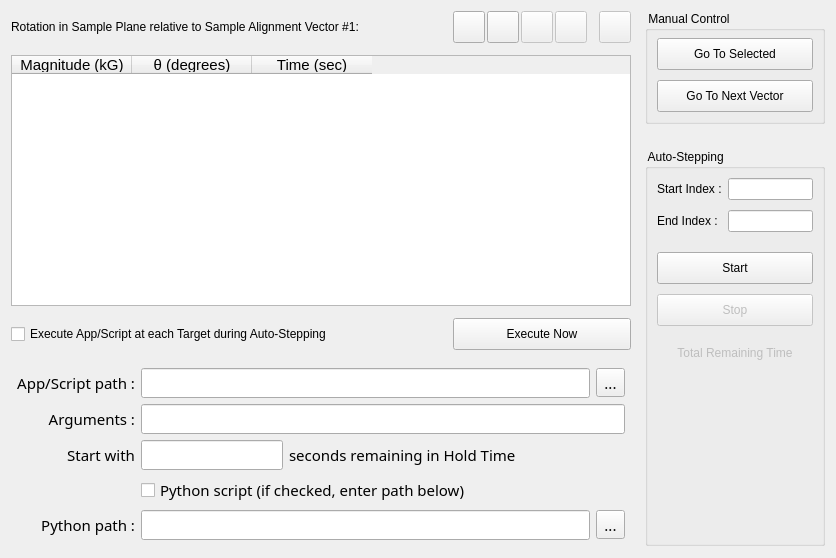
      <widget class="QWidget" name="rotationTab">
       <attribute name="title">
        <string>Polar Rotation in Sample Alignment Plane</string>
       </attribute>
       <layout class="QGridLayout" name="rotationTabLayout">
        <property name="bottomMargin">
         <number>12</number>
        </property>
        <property name="horizontalSpacing">
         <number>14</number>
        </property>
        <property name="verticalSpacing">
         <number>12</number>
        </property>
        <item row="0" column="3">
         <widget class="QFrame" name="polarRowEditFrame">
          <property name="minimumSize">
           <size>
            <width>0</width>
            <height>32</height>
           </size>
          </property>
          <property name="frameShape">
           <enum>QFrame::NoFrame</enum>
          </property>
          <property name="frameShadow">
           <enum>QFrame::Raised</enum>
          </property>
          <property name="lineWidth">
           <number>0</number>
          </property>
          <layout class="QHBoxLayout" name="polarRowEditHorizontalLayout">
           <property name="spacing">
            <number>2</number>
           </property>
           <property name="leftMargin">
            <number>0</number>
           </property>
           <property name="topMargin">
            <number>0</number>
           </property>
           <property name="rightMargin">
            <number>0</number>
           </property>
           <property name="bottomMargin">
            <number>0</number>
           </property>
           <item>
            <widget class="QToolButton" name="polarAddRowAboveToolButton">
             <property name="enabled">
              <bool>true</bool>
             </property>
             <property name="minimumSize">
              <size>
               <width>32</width>
               <height>32</height>
              </size>
             </property>
             <property name="toolTip">
              <string>Add Row Above</string>
             </property>
             <property name="text">
              <string/>
             </property>
             <property name="icon">
              <iconset>
               <normalon>:/multiaxis/Resources/insert-above.png</normalon>
              </iconset>
             </property>
             <property name="iconSize">
              <size>
               <width>24</width>
               <height>24</height>
              </size>
             </property>
            </widget>
           </item>
           <item>
            <widget class="QToolButton" name="polarAddRowBelowToolButton">
             <property name="enabled">
              <bool>true</bool>
             </property>
             <property name="minimumSize">
              <size>
               <width>32</width>
               <height>32</height>
              </size>
             </property>
             <property name="toolTip">
              <string>Add Row Below</string>
             </property>
             <property name="text">
              <string/>
             </property>
             <property name="icon">
              <iconset resource="multiaxisoperation.qrc">
               <normaloff>:/multiaxis/Resources/insert-below.png</normaloff>:/multiaxis/Resources/insert-below.png</iconset>
             </property>
             <property name="iconSize">
              <size>
               <width>24</width>
               <height>24</height>
              </size>
             </property>
            </widget>
           </item>
           <item>
            <widget class="QToolButton" name="polarRemoveRowToolButton">
             <property name="enabled">
              <bool>false</bool>
             </property>
             <property name="minimumSize">
              <size>
               <width>32</width>
               <height>32</height>
              </size>
             </property>
             <property name="toolTip">
              <string>Delete Row</string>
             </property>
             <property name="text">
              <string/>
             </property>
             <property name="icon">
              <iconset resource="multiaxisoperation.qrc">
               <normaloff>:/multiaxis/Resources/delete-row.png</normaloff>:/multiaxis/Resources/delete-row.png</iconset>
             </property>
             <property name="iconSize">
              <size>
               <width>24</width>
               <height>24</height>
              </size>
             </property>
            </widget>
           </item>
           <item>
            <widget class="QToolButton" name="polarTableClearToolButton">
             <property name="enabled">
              <bool>false</bool>
             </property>
             <property name="minimumSize">
              <size>
               <width>32</width>
               <height>32</height>
              </size>
             </property>
             <property name="toolTip">
              <string>Clear Table</string>
             </property>
             <property name="text">
              <string/>
             </property>
             <property name="icon">
              <iconset resource="multiaxisoperation.qrc">
               <normaloff>:/multiaxis/Resources/erase-table.png</normaloff>:/multiaxis/Resources/erase-table.png</iconset>
             </property>
             <property name="iconSize">
              <size>
               <width>24</width>
               <height>24</height>
              </size>
             </property>
            </widget>
           </item>
           <item>
            <spacer name="polarToolBarSpacer">
             <property name="orientation">
              <enum>Qt::Horizontal</enum>
             </property>
             <property name="sizeType">
              <enum>QSizePolicy::Fixed</enum>
             </property>
             <property name="sizeHint" stdset="0">
              <size>
               <width>10</width>
               <height>20</height>
              </size>
             </property>
            </spacer>
           </item>
           <item>
            <widget class="QToolButton" name="polarPswitchToggleToolButton">
             <property name="enabled">
              <bool>false</bool>
             </property>
             <property name="minimumSize">
              <size>
               <width>32</width>
               <height>32</height>
              </size>
             </property>
             <property name="toolTip">
              <string>Toggle Persistence for All Entries</string>
             </property>
             <property name="text">
              <string/>
             </property>
             <property name="icon">
              <iconset resource="multiaxisoperation.qrc">
               <normaloff>:/multiaxis/Resources/pswitch.png</normaloff>:/multiaxis/Resources/pswitch.png</iconset>
             </property>
             <property name="iconSize">
              <size>
               <width>24</width>
               <height>24</height>
              </size>
             </property>
            </widget>
           </item>
          </layout>
         </widget>
        </item>
        <item row="0" column="4" rowspan="4">
         <widget class="QFrame" name="polarControlFrame">
          <property name="maximumSize">
           <size>
            <width>180</width>
            <height>16777215</height>
           </size>
          </property>
          <property name="frameShape">
           <enum>QFrame::NoFrame</enum>
          </property>
          <property name="frameShadow">
           <enum>QFrame::Raised</enum>
          </property>
          <property name="lineWidth">
           <number>0</number>
          </property>
          <layout class="QVBoxLayout" name="polarControlLayout">
           <property name="spacing">
            <number>25</number>
           </property>
           <property name="leftMargin">
            <number>0</number>
           </property>
           <property name="topMargin">
            <number>0</number>
           </property>
           <property name="rightMargin">
            <number>0</number>
           </property>
           <property name="bottomMargin">
            <number>0</number>
           </property>
           <item>
            <widget class="QGroupBox" name="manualPolarControlGroupBox">
             <property name="title">
              <string> Manual Control </string>
             </property>
             <layout class="QVBoxLayout" name="manualControlLayout_2">
              <property name="spacing">
               <number>10</number>
              </property>
              <property name="topMargin">
               <number>7</number>
              </property>
              <item>
               <widget class="QPushButton" name="goToSelectedButtonPolar">
                <property name="minimumSize">
                 <size>
                  <width>0</width>
                  <height>32</height>
                 </size>
                </property>
                <property name="toolTip">
                 <string>Goes to first row in selection</string>
                </property>
                <property name="text">
                 <string>Go To Selected</string>
                </property>
               </widget>
              </item>
              <item>
               <widget class="QPushButton" name="goToNextVectorButtonPolar">
                <property name="minimumSize">
                 <size>
                  <width>150</width>
                  <height>32</height>
                 </size>
                </property>
                <property name="maximumSize">
                 <size>
                  <width>16777215</width>
                  <height>16777215</height>
                 </size>
                </property>
                <property name="toolTip">
                 <string>Goes to next vector in table</string>
                </property>
                <property name="text">
                 <string>Go To Next Vector</string>
                </property>
               </widget>
              </item>
             </layout>
            </widget>
           </item>
           <item>
            <widget class="QGroupBox" name="autoStepGroupBoxPolar">
             <property name="title">
              <string> Auto-Stepping </string>
             </property>
             <layout class="QGridLayout" name="polarAutostepLayout">
              <property name="topMargin">
               <number>9</number>
              </property>
              <property name="verticalSpacing">
               <number>10</number>
              </property>
              <item row="0" column="0">
               <widget class="QLabel" name="startIndexLabelPolar">
                <property name="text">
                 <string>Start Index :</string>
                </property>
               </widget>
              </item>
              <item row="1" column="1">
               <widget class="QLineEdit" name="endIndexEditPolar"/>
              </item>
              <item row="4" column="0" colspan="2">
               <widget class="QPushButton" name="autostepStartButtonPolar">
                <property name="minimumSize">
                 <size>
                  <width>0</width>
                  <height>32</height>
                 </size>
                </property>
                <property name="text">
                 <string>Start</string>
                </property>
               </widget>
              </item>
              <item row="2" column="1">
               <spacer name="verticalSpacer_3">
                <property name="orientation">
                 <enum>Qt::Vertical</enum>
                </property>
                <property name="sizeType">
                 <enum>QSizePolicy::Preferred</enum>
                </property>
                <property name="sizeHint" stdset="0">
                 <size>
                  <width>20</width>
                  <height>10</height>
                 </size>
                </property>
               </spacer>
              </item>
              <item row="9" column="1">
               <spacer name="verticalSpacer_4">
                <property name="orientation">
                 <enum>Qt::Vertical</enum>
                </property>
                <property name="sizeType">
                 <enum>QSizePolicy::Expanding</enum>
                </property>
                <property name="sizeHint" stdset="0">
                 <size>
                  <width>20</width>
                  <height>150</height>
                 </size>
                </property>
               </spacer>
              </item>
              <item row="1" column="0">
               <widget class="QLabel" name="endIndexLabelPolar">
                <property name="text">
                 <string>End Index :</string>
                </property>
               </widget>
              </item>
              <item row="0" column="1">
               <widget class="QLineEdit" name="startIndexEditPolar"/>
              </item>
              <item row="5" column="0" colspan="2">
               <widget class="QPushButton" name="autostartStopButtonPolar">
                <property name="enabled">
                 <bool>false</bool>
                </property>
                <property name="minimumSize">
                 <size>
                  <width>0</width>
                  <height>32</height>
                 </size>
                </property>
                <property name="text">
                 <string>Stop</string>
                </property>
               </widget>
              </item>
              <item row="8" column="0" colspan="2">
               <widget class="QLabel" name="polarRemainingTimeValue">
                <property name="enabled">
                 <bool>false</bool>
                </property>
                <property name="text">
                 <string/>
                </property>
                <property name="alignment">
                 <set>Qt::AlignCenter</set>
                </property>
               </widget>
              </item>
              <item row="7" column="0" colspan="2">
               <widget class="QLabel" name="polarRemainingTimeLabel">
                <property name="enabled">
                 <bool>false</bool>
                </property>
                <property name="text">
                 <string>Total Remaining Time</string>
                </property>
                <property name="alignment">
                 <set>Qt::AlignCenter</set>
                </property>
               </widget>
              </item>
              <item row="6" column="1">
               <spacer name="verticalSpacer_6">
                <property name="orientation">
                 <enum>Qt::Vertical</enum>
                </property>
                <property name="sizeType">
                 <enum>QSizePolicy::Preferred</enum>
                </property>
                <property name="sizeHint" stdset="0">
                 <size>
                  <width>20</width>
                  <height>10</height>
                 </size>
                </property>
               </spacer>
              </item>
             </layout>
            </widget>
           </item>
          </layout>
         </widget>
        </item>
        <item row="1" column="0" colspan="4">
         <widget class="QTableWidgetWithCopyPaste" name="polarTableWidget">
          <property name="font">
           <font>
            <family>.SF NS</family>
            <pointsize>11</pointsize>
            <weight>50</weight>
            <bold>false</bold>
           </font>
          </property>
          <property name="sizeAdjustPolicy">
           <enum>QAbstractScrollArea::AdjustToContents</enum>
          </property>
          <property name="alternatingRowColors">
           <bool>false</bool>
          </property>
          <property name="selectionMode">
           <enum>QAbstractItemView::SingleSelection</enum>
          </property>
          <property name="selectionBehavior">
           <enum>QAbstractItemView::SelectRows</enum>
          </property>
          <property name="gridStyle">
           <enum>Qt::SolidLine</enum>
          </property>
          <property name="wordWrap">
           <bool>false</bool>
          </property>
          <attribute name="horizontalHeaderMinimumSectionSize">
           <number>80</number>
          </attribute>
          <attribute name="horizontalHeaderDefaultSectionSize">
           <number>120</number>
          </attribute>
          <attribute name="verticalHeaderMinimumSectionSize">
           <number>24</number>
          </attribute>
          <attribute name="verticalHeaderDefaultSectionSize">
           <number>26</number>
          </attribute>
          <column>
           <property name="text">
            <string>Magnitude (kG)</string>
           </property>
           <property name="font">
            <font>
             <family>Segoe UI</family>
            </font>
           </property>
          </column>
          <column>
           <property name="text">
            <string>θ (degrees)</string>
           </property>
           <property name="font">
            <font>
             <family>Segoe UI</family>
            </font>
           </property>
          </column>
          <column>
           <property name="text">
            <string>Time (sec)</string>
           </property>
           <property name="font">
            <font>
             <family>Segoe UI</family>
            </font>
           </property>
          </column>
         </widget>
        </item>
        <item row="2" column="0">
         <widget class="QCheckBox" name="executePolarCheckBox">
          <property name="minimumSize">
           <size>
            <width>0</width>
            <height>20</height>
           </size>
          </property>
          <property name="maximumSize">
           <size>
            <width>16777215</width>
            <height>20</height>
           </size>
          </property>
          <property name="toolTip">
           <string>Launches the specified app or script in the background at each table target</string>
          </property>
          <property name="text">
           <string>Execute App/Script at each Target during Auto-Stepping</string>
          </property>
         </widget>
        </item>
        <item row="2" column="1">
         <spacer name="horizontalSpacer_9">
          <property name="orientation">
           <enum>Qt::Horizontal</enum>
          </property>
          <property name="sizeType">
           <enum>QSizePolicy::Preferred</enum>
          </property>
          <property name="sizeHint" stdset="0">
           <size>
            <width>79</width>
            <height>21</height>
           </size>
          </property>
         </spacer>
        </item>
        <item row="3" column="0" colspan="4">
         <widget class="QFrame" name="polarAppFrame">
          <property name="sizePolicy">
           <sizepolicy hsizetype="Preferred" vsizetype="Fixed">
            <horstretch>0</horstretch>
            <verstretch>0</verstretch>
           </sizepolicy>
          </property>
          <property name="minimumSize">
           <size>
            <width>0</width>
            <height>0</height>
           </size>
          </property>
          <property name="font">
           <font>
            <family>.SF NS</family>
            <pointsize>11</pointsize>
            <weight>50</weight>
            <bold>false</bold>
           </font>
          </property>
          <property name="frameShape">
           <enum>QFrame::NoFrame</enum>
          </property>
          <property name="frameShadow">
           <enum>QFrame::Plain</enum>
          </property>
          <layout class="QGridLayout" name="appLayout_2">
           <property name="leftMargin">
            <number>6</number>
           </property>
           <property name="topMargin">
            <number>6</number>
           </property>
           <property name="rightMargin">
            <number>6</number>
           </property>
           <property name="bottomMargin">
            <number>6</number>
           </property>
           <item row="1" column="4">
            <widget class="QToolButton" name="polarAppLocationButton">
             <property name="font">
              <font>
               <family>.SF NS</family>
               <pointsize>11</pointsize>
               <weight>50</weight>
               <bold>false</bold>
              </font>
             </property>
             <property name="toolTip">
              <string>Browse for location...</string>
             </property>
             <property name="text">
              <string>...</string>
             </property>
            </widget>
           </item>
           <item row="5" column="4">
            <widget class="QToolButton" name="polarPythonLocationButton">
             <property name="font">
              <font>
               <family>.SF NS</family>
               <pointsize>11</pointsize>
               <weight>50</weight>
               <bold>false</bold>
              </font>
             </property>
             <property name="toolTip">
              <string>Browse for Python location...</string>
             </property>
             <property name="text">
              <string>...</string>
             </property>
            </widget>
           </item>
           <item row="1" column="0">
            <widget class="QLabel" name="polarAppLocationLabel">
             <property name="font">
              <font>
               <family>.SF NS</family>
               <pointsize>11</pointsize>
               <weight>50</weight>
               <bold>false</bold>
              </font>
             </property>
             <property name="text">
              <string>App/Script path :</string>
             </property>
             <property name="alignment">
              <set>Qt::AlignRight|Qt::AlignTrailing|Qt::AlignVCenter</set>
             </property>
            </widget>
           </item>
           <item row="3" column="4">
            <spacer name="horizontalSpacer_10">
             <property name="orientation">
              <enum>Qt::Horizontal</enum>
             </property>
             <property name="sizeType">
              <enum>QSizePolicy::Minimum</enum>
             </property>
             <property name="sizeHint" stdset="0">
              <size>
               <width>10</width>
               <height>20</height>
              </size>
             </property>
            </spacer>
           </item>
           <item row="3" column="2">
            <widget class="QLabel" name="polarAppStartLabel2">
             <property name="font">
              <font>
               <family>.SF NS</family>
               <pointsize>11</pointsize>
               <weight>50</weight>
               <bold>false</bold>
              </font>
             </property>
             <property name="text">
              <string>seconds remaining in Hold Time</string>
             </property>
            </widget>
           </item>
           <item row="3" column="0">
            <widget class="QLabel" name="polarAppStartLabel1">
             <property name="font">
              <font>
               <family>.SF NS</family>
               <pointsize>11</pointsize>
               <weight>50</weight>
               <bold>false</bold>
              </font>
             </property>
             <property name="text">
              <string>Start with</string>
             </property>
             <property name="alignment">
              <set>Qt::AlignRight|Qt::AlignTrailing|Qt::AlignVCenter</set>
             </property>
            </widget>
           </item>
           <item row="5" column="0">
            <widget class="QLabel" name="polarPythonPathLabel">
             <property name="font">
              <font>
               <family>.SF NS</family>
               <pointsize>11</pointsize>
               <weight>50</weight>
               <bold>false</bold>
              </font>
             </property>
             <property name="text">
              <string>Python path :</string>
             </property>
             <property name="alignment">
              <set>Qt::AlignRight|Qt::AlignTrailing|Qt::AlignVCenter</set>
             </property>
            </widget>
           </item>
           <item row="4" column="1" colspan="4">
            <widget class="QCheckBox" name="polarPythonCheckBox">
             <property name="font">
              <font>
               <family>.SF NS</family>
               <pointsize>11</pointsize>
               <weight>50</weight>
               <bold>false</bold>
              </font>
             </property>
             <property name="text">
              <string>Python script (if checked, enter path below)</string>
             </property>
            </widget>
           </item>
           <item row="3" column="1">
            <widget class="QLineEdit" name="polarAppStartEdit">
             <property name="minimumSize">
              <size>
               <width>0</width>
               <height>20</height>
              </size>
             </property>
             <property name="font">
              <font>
               <family>.SF NS</family>
               <pointsize>11</pointsize>
               <weight>50</weight>
               <bold>false</bold>
              </font>
             </property>
             <property name="alignment">
              <set>Qt::AlignCenter</set>
             </property>
            </widget>
           </item>
           <item row="2" column="0">
            <widget class="QLabel" name="polarAppArgsLabel">
             <property name="font">
              <font>
               <family>.SF NS</family>
               <pointsize>11</pointsize>
               <weight>50</weight>
               <bold>false</bold>
              </font>
             </property>
             <property name="text">
              <string>Arguments :</string>
             </property>
             <property name="alignment">
              <set>Qt::AlignRight|Qt::AlignTrailing|Qt::AlignVCenter</set>
             </property>
            </widget>
           </item>
           <item row="3" column="3">
            <spacer name="horizontalSpacer_11">
             <property name="orientation">
              <enum>Qt::Horizontal</enum>
             </property>
             <property name="sizeHint" stdset="0">
              <size>
               <width>40</width>
               <height>20</height>
              </size>
             </property>
            </spacer>
           </item>
           <item row="1" column="1" colspan="3">
            <widget class="QLineEdit" name="polarAppLocationEdit">
             <property name="minimumSize">
              <size>
               <width>0</width>
               <height>20</height>
              </size>
             </property>
             <property name="font">
              <font>
               <family>.SF NS</family>
               <pointsize>11</pointsize>
               <weight>50</weight>
               <bold>false</bold>
              </font>
             </property>
            </widget>
           </item>
           <item row="5" column="1" colspan="3">
            <widget class="QLineEdit" name="polarPythonPathEdit">
             <property name="minimumSize">
              <size>
               <width>0</width>
               <height>21</height>
              </size>
             </property>
             <property name="font">
              <font>
               <family>.SF NS</family>
               <pointsize>11</pointsize>
               <weight>50</weight>
               <bold>false</bold>
              </font>
             </property>
            </widget>
           </item>
           <item row="2" column="1" colspan="4">
            <widget class="QLineEdit" name="polarAppArgsEdit">
             <property name="minimumSize">
              <size>
               <width>0</width>
               <height>20</height>
              </size>
             </property>
             <property name="font">
              <font>
               <family>.SF NS</family>
               <pointsize>11</pointsize>
               <weight>50</weight>
               <bold>false</bold>
              </font>
             </property>
            </widget>
           </item>
          </layout>
         </widget>
        </item>
        <item row="2" column="3">
         <widget class="QPushButton" name="executePolarNowButton">
          <property name="sizePolicy">
           <sizepolicy hsizetype="Preferred" vsizetype="Fixed">
            <horstretch>0</horstretch>
            <verstretch>0</verstretch>
           </sizepolicy>
          </property>
          <property name="minimumSize">
           <size>
            <width>100</width>
            <height>32</height>
           </size>
          </property>
          <property name="maximumSize">
           <size>
            <width>16777215</width>
            <height>16777215</height>
           </size>
          </property>
          <property name="text">
           <string>Execute Now</string>
          </property>
         </widget>
        </item>
        <item row="0" column="0" colspan="3">
         <widget class="QLabel" name="polarValuesTableLabel">
          <property name="maximumSize">
           <size>
            <width>16777215</width>
            <height>26</height>
           </size>
          </property>
          <property name="text">
           <string>Rotation in Sample Plane relative to Sample Alignment Vector #1:</string>
          </property>
         </widget>
        </item>
       </layout>
      </widget>
